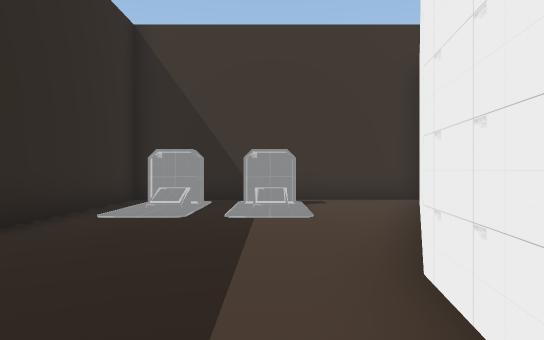
View 1 (above)

19 first-person views from a walk through a scene from a Unity 3-D project. The camera is 1.5 m above the floor, looks level and sees 75° across. The floor is counted in squares, 2 m on a side. Each view is taken from the middle of a square. On the plan, view 1 faces up. The plan holds only what a view shows up to about 11 squares ahead; the rest is blank. The place goes on beyond the plan. The player is left out.

View 2
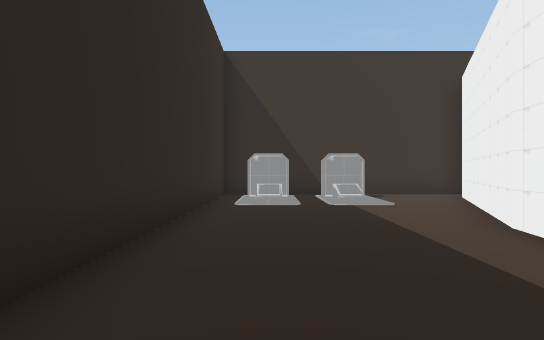

View 3
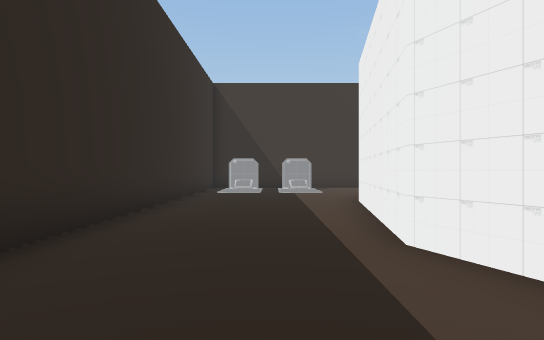

View 4
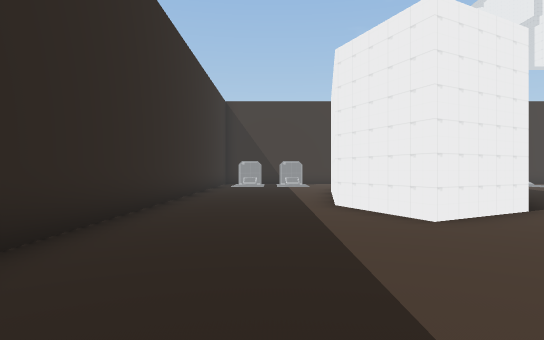

View 5
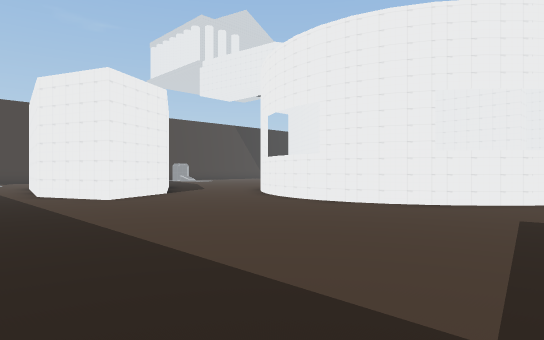

View 6
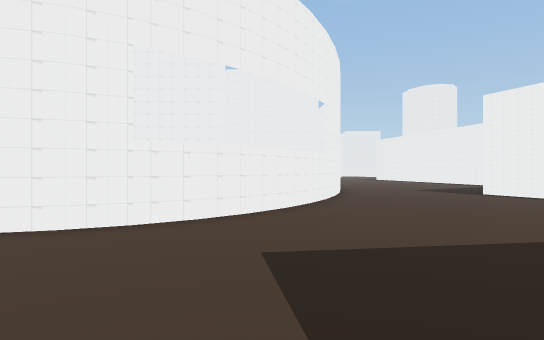

View 7
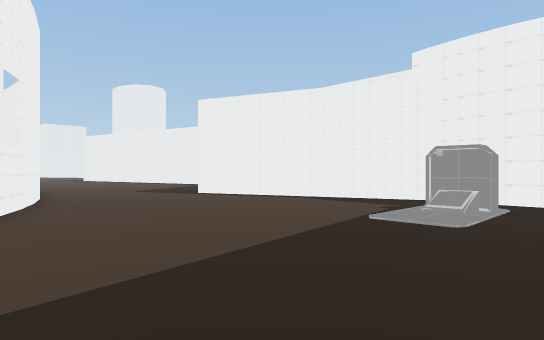

View 8
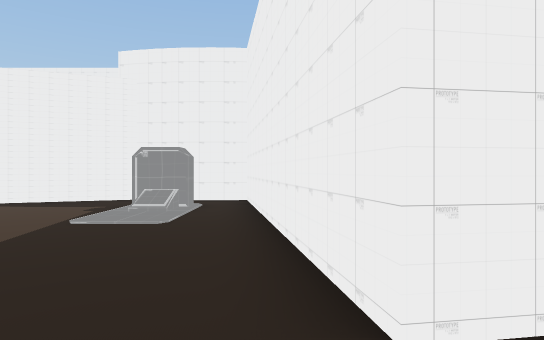

View 9
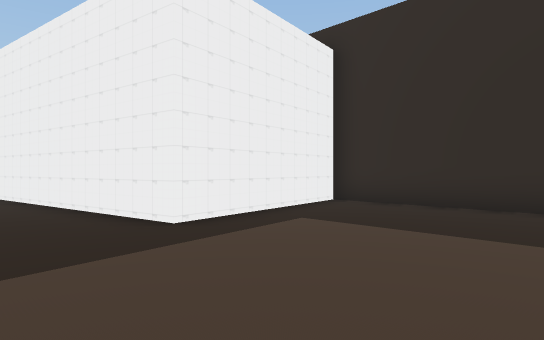

View 10
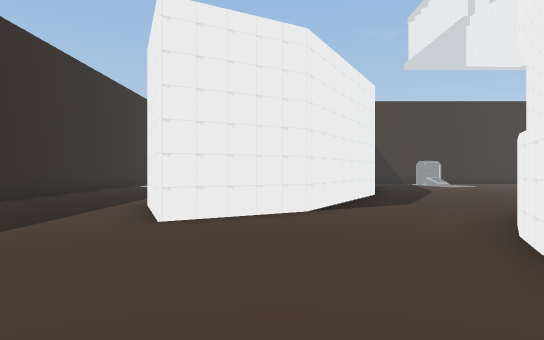

View 11
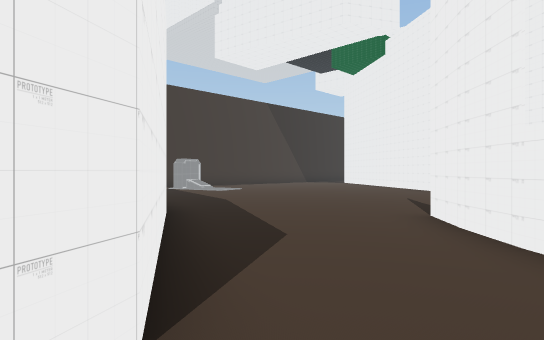

View 12
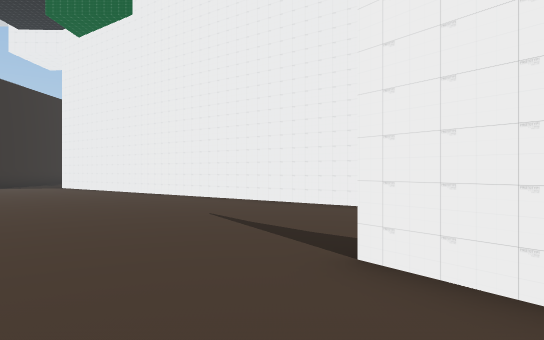

View 13
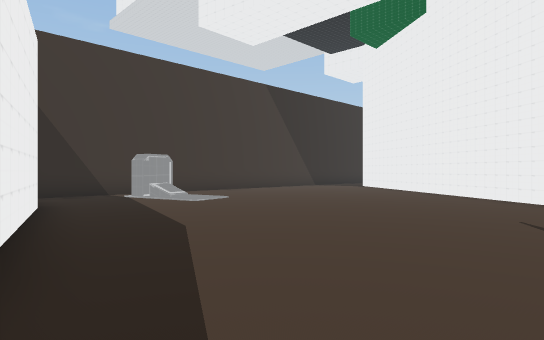

View 14
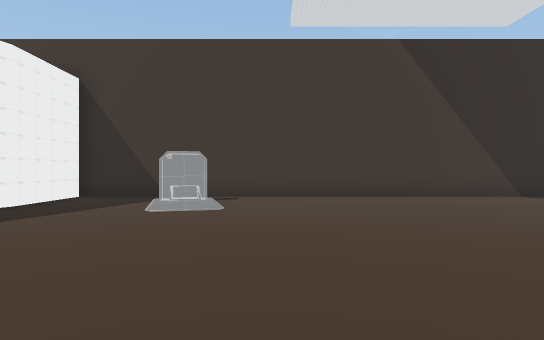

View 15
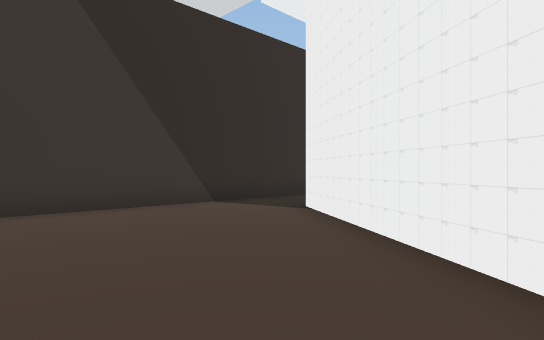

View 16
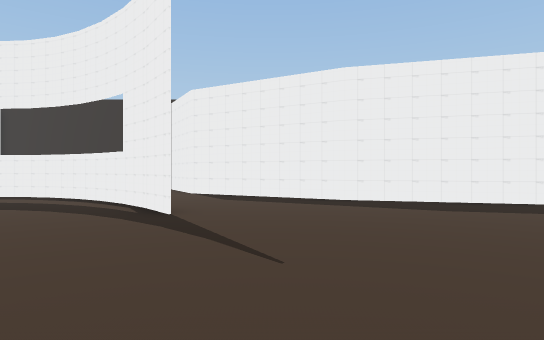

View 17
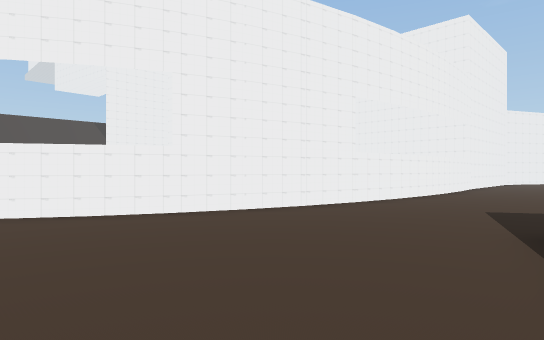

View 18
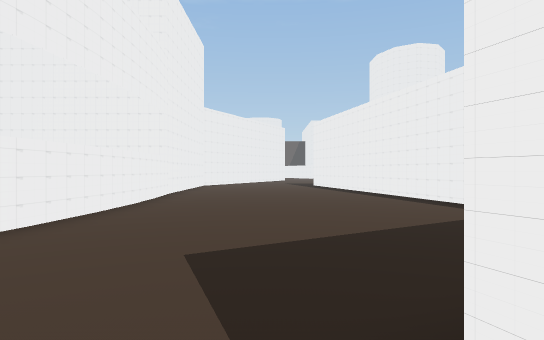

View 19
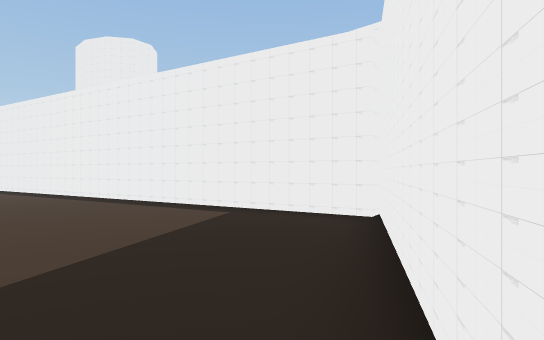

### Floor plan
Points are (right, up) in squares from view 1. A wall is a line through its corners. A room is listed if a view was taken in it or the views show most of it. See-through windows are left out.
Room 1 (views 1, 2, 3, 4, 5, 6, 7, 8, 9, 10, 17, 18, 19)
walls: (5.4, -10.4) (5.1, -9.4); (5.9, -11.2) (5.4, -10.3); (5.2, -9.6) (5.1, -8.6); (6.4, -11.9) (5.8, -11); (5.1, -8.7) (5.2, -7.7); (7.2, -12.6) (6.4, -11.8); (5.1, -7.8) (5.4, -6.9); (8, -13.3) (7.1, -12.6); (9.1, -13.9) (7.9, -13.2); (2.2, -4.4) (1.4, -4.9) (0.3, -2.5) (1.1, 2.6); (11.4, -15) (9, -13.9); (-3.5, -10.9) (-3.5, -15.3) (1.5, -14.5) (2.6, -21.9); (3.6, -20.5) (3.6, -20) (4.8, -20); (14.2, -15.7) (11.3, -14.8); (2.9, -21.8) (4, -21.8); (5.5, -22) (12, -19.5); (12.1, -19.7) (14.7, -24.2); (1.1, 2.5) (3.3, 7.8); (18.9, -16) (14.2, -15.6); (14.9, -24.1) (22.5, -22.4); (22, -15.8) (18.9, -15.9); (0.6, 7.7) (-0.6, 7.7) (-0.6, 8.1); (3.9, 8.9) (-3.5, 8.9) (-3.5, -6.9); (-1.5, 8) (-1.5, 7.7) (-2.7, 7.7)
low walls: (3.8, -20) (3.8, -19.5)
ways out: opening at (4, -5.3) to room 2
Room 2 (views 11, 12, 13, 14, 15, 16)
walls: (11.5, 7.7) (10.3, 7.4) (10.2, 7.8); (6.2, 0.8) (3.6, -3.6) (2.2, -4.4); (13.3, -3.9) (20.7, 6.8); (7.9, -3.5) (9, -2.7) (7.9, -3.6); (7, -4.3) (8, -3.4); (5.4, -6.9) (5.8, -6) (6.2, -5.5); (22.5, 8.9) (7.6, 8.9) (7.7, 6.3) (6.1, 0.8)
ways out: opening at (4, -5.3) to room 1; opening at (10.5, -4)

Where each view was taken, in squares from view 1:
view 1: 0 up, 0 right, facing up
view 2: 2 down, 2 left, facing up
view 3: 6 down, 1 left, facing up
view 4: 10 down, 1 left, facing up
view 5: 14 down, 2 left, facing up-right
view 6: 13 down, 1 right, facing right
view 7: 13 down, 2 right, facing down-right
view 8: 13 down, 2 right, facing down
view 9: 10 down, 4 right, facing down-left
view 10: 10 down, 3 right, facing up
view 11: 5 down, 3 right, facing up-right
view 12: 2 down, 6 right, facing right
view 13: 2 down, 6 right, facing up-right
view 14: 1 down, 13 right, facing up
view 15: 2 up, 15 right, facing up-right
view 16: 1 down, 15 right, facing left
view 17: 20 down, 7 right, facing up-right
view 18: 19 down, 11 right, facing right
view 19: 19 down, 12 right, facing down-right
